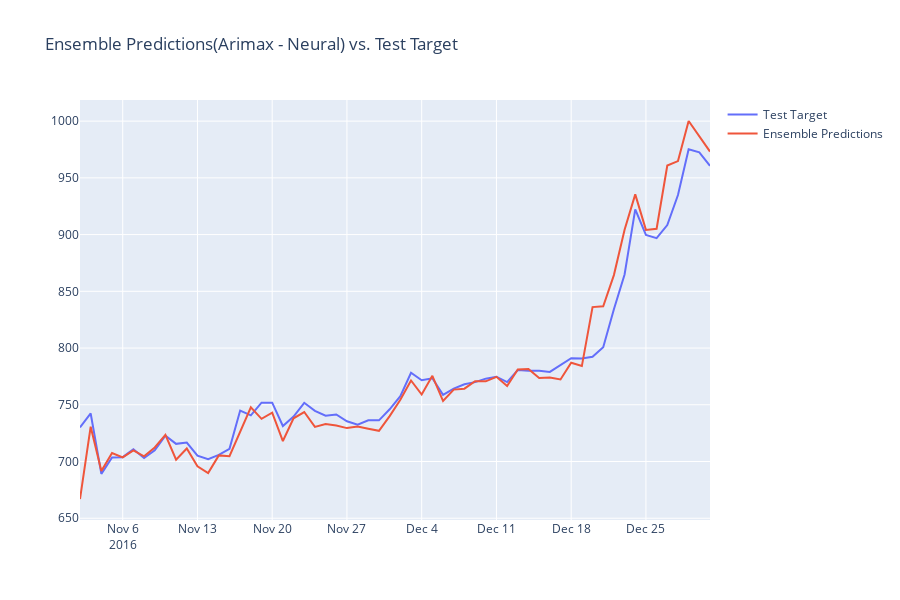

The notebook cell saved with this chart:
### Code cell
import plotly.graph_objects as go

# Create a DataFrame for the ensemble predictions
ensemble_predictions_df = pd.DataFrame(ensemble_predictions, index=y_test.index, columns=[0])

# Create the Plotly figure
fig = go.Figure()

# Add traces for original target values and ensemble predictions
fig.add_trace(go.Scatter(x=y_test.index, y=y_test["Open"], name="Test Target"))
fig.add_trace(go.Scatter(x=ensemble_predictions_df.index, y=ensemble_predictions_df[0], name="Ensemble Predictions"))

# Update layout and show the figure
fig.update_layout(height=600, title="Ensemble Predictions(Arimax - Neural) vs. Test Target")
fig.show()
